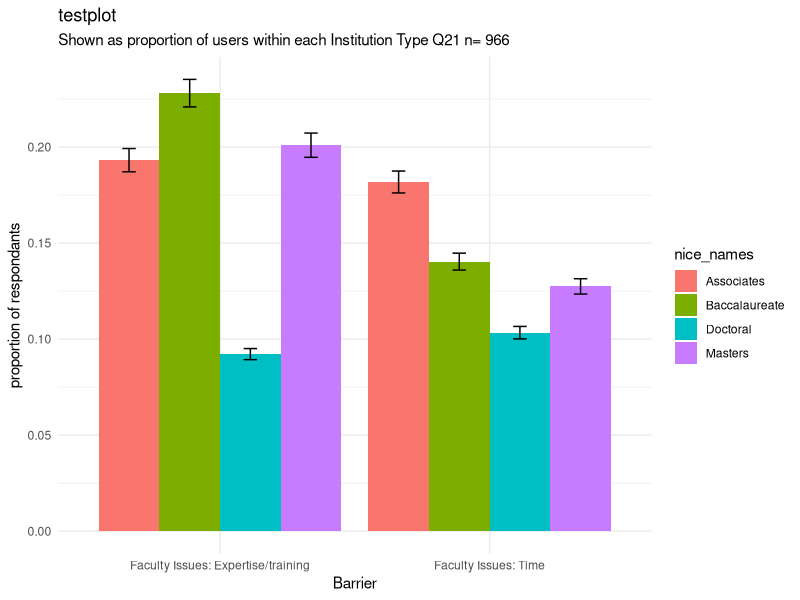

Generate this figure with R:
require(ggplot2)
require(tidyverse)
require(reshape2)
require(pwr)


# Analysis workflow...

#0 Load a dataframes which already contains summarized data. 
#a. Load summary table from analysis of Question 38 stratafied by Question 21 demographic
df.summary <- read_csv("./sum_table_Q38_barriers_to_inclusion_by_Q21_carnegie_classification.csv")


#1 Error calculation #######################################################################################################

# If your sampling fraction (sample/population) is less than 5%, you can ignore the finite sample adjustment
# ME_unadjusted = (z * sqrt(p(1-p))/sqrt(n)
# ME_adjusted = (z * sqrt(p(1-p))/sqrt(((N-1)*n)/(N-n))

# p = the proportion of the population expected to choose one of the two response categories
# n = the completed sample size
# N = the size of the population you're sampling from
# z = Z score associated with with the CI you want (1.96 for 95% confidence)

#a. Add n to dataframe -value of n (number of people completing the response)
df.summary <- df.summary%>%
  group_by(Var2)%>%
  mutate(n.sample = sum(responses))

#b get the overall sample size
n.sample <- as.numeric(levels(as.factor(df.summary$n.sample)))

#c set N (population sample size) to a pre-determined value (total number of life science faculty in US), proportion size, and confidence interval. 
N.population <- 100000

#!!!!!!!!!!!!!!!!!!!!!!!!!!!!!!!!!!!!!!!!!!!!!!!!!!!!!!!!!!!!!!!!!!!!!!!!!!!!!!!!!!!!!!!!!!!!!!!!!!!!!!!!!!!!!!!!!!!!!!! still not 100 sure how P.proportion_size is chosen or adjusted
P.proportion_size <-  .5 
z.confidence.interval <-  1.96


#calculate error as a percentage
numer <- z.confidence.interval * sqrt(P.proportion_size*(1-P.proportion_size))
denom <- sqrt(((N.population - 1)*n.sample)/(N.population - n.sample))
error.percentage <- numer/denom


#d add error percentages to dataframe
df.summary <- df.summary%>%
  mutate(ymax = proportion + (proportion * error.percentage))%>%
  mutate(ymin = proportion - (proportion * error.percentage))

#plot s subset for fun
head8.df.summary <- df.summary%>%
  head(8)

limits <- aes(ymax = head8.df.summary$ymax, ymin = head8.df.summary$ymin)
error.dodge <- position_dodge(width=0.9)
df.summary%>%
  head(8)%>%
ggplot()+
  aes(x=Var2, y=proportion, fill=nice_names)+
  geom_bar(stat = "identity", position = "dodge")+
  labs(x = "Barrier", 
       y = "proportion of respondants", 
       title = "testplot",
       subtitle = paste("Shown as proportion of users within each",
                        "Institution Type Q21",
                        "n=",n.sample ))+
  geom_errorbar(limits,position = error.dodge, width = .2)+
  theme_minimal()


#2 Proportion Testing  #######################################################################################################

#a contigency table is the number of respondants who we scored as reporting a particular barrier (positive_cored_response) and those who provided
# no response, or did not answer the question (null_scored_response)

#Create contigency table and save in a temporary variable
subset.proportion.test <- df.summary %>%
  select(nice_names, responses, positive_scored_response, null_scored_response)%>%
  head(4)

View(subset.proportion.test)

#b Proportion test is calculated as:
proportion.test.results <- prop.test(subset.proportion.test$positive_scored_response, subset.proportion.test$null_scored_response)

# view p values
proportion.test.results$p.value

#This test has already been done and is represented in the data frame as
df.summary$prop_test_chi_pvalue


#3 Power testing #######################################################################################################
# Certiantly need help here!
# Stepping back here to state my context and assumptions
# 966 people (n.sample) told us their carnegie classification
# At least 160 people answered a free text question on what their 'barrier' was, education, class size, etc. 
# Some people decided not to answer the question because they experienced no barrier, or they quit the survey (Rather hard to tell this)
# df.summary$summed_score shows the total number of individuals* who responded and were catagroized into a particular barrier
# * An individual may have been coded in more than one barrier, but no individual was counted twice in the same barrier
# The numbers in df.summary$summed_score are a lower-bound of my completed sample size
# The upper-bound of my completed sample size is 966, which assumes that everyone answered this question (where null is a valid answer)
# The upper-bound is not conservative, so I propose the following, that we assume the higest-number is the conservative-upper-bound, in this case 160 individuals
# Using the conservative-upper-bound, reject barrier codings which have insufficent power to detect a medium effect (0.5) at power p = 0.95

#sample power calculations


n.power.sample <- 41
pwr.2p.test(power = 0.95,
            n = n.power.sample, 
            sig.level = 0.05)

# Assuming my understanding is correct, we need at least 40 individuals in our sample before we report that we had power to detect at least a large (0.8) effect. So, 

#run power analysis

n.completed.barriers <- max(df.summary$summed_score)

df.summary.power <- df.summary%>%
  group_by(Var2)%>%
  do(power = pwr.2p.test(power =.95, n = .$summed_score[[1]])$h)%>%
  mutate(power = round(power, 2))

# sufficently powered categories (.8 or less)
df.summary.power <- df.summary.power%>%
  filter(power <= .8)

# Therefore, I should keep proportion tests where I had sufficent power to detect at least large effects, and chi-squared p values of 0.05 or less
results <- df.summary%>%
  filter (Var2 %in% df.summary.power$Var2)%>%
  filter (prop_test_chi_pvalue <= 0.05)
